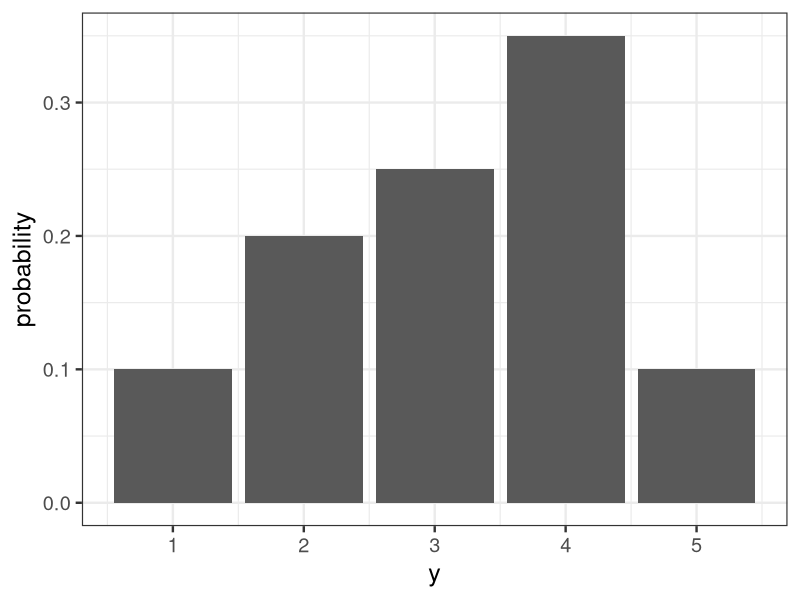

The R script that drew this image:
library(ggplot2)

d <- data.frame(X=1:5, Y=c(0.1, 0.2, 0.25, 0.35, 0.1))

p <- ggplot(data=d, aes(x=X, y=Y)) +
  theme_bw(base_size=18) +
  geom_bar(stat='identity') +
  labs(x='y', y='probability') +
  scale_x_continuous(breaks=seq(1, 5, 1))
ggsave(file='output/fig6-5.png', plot=p, dpi=300, w=4, h=3)
